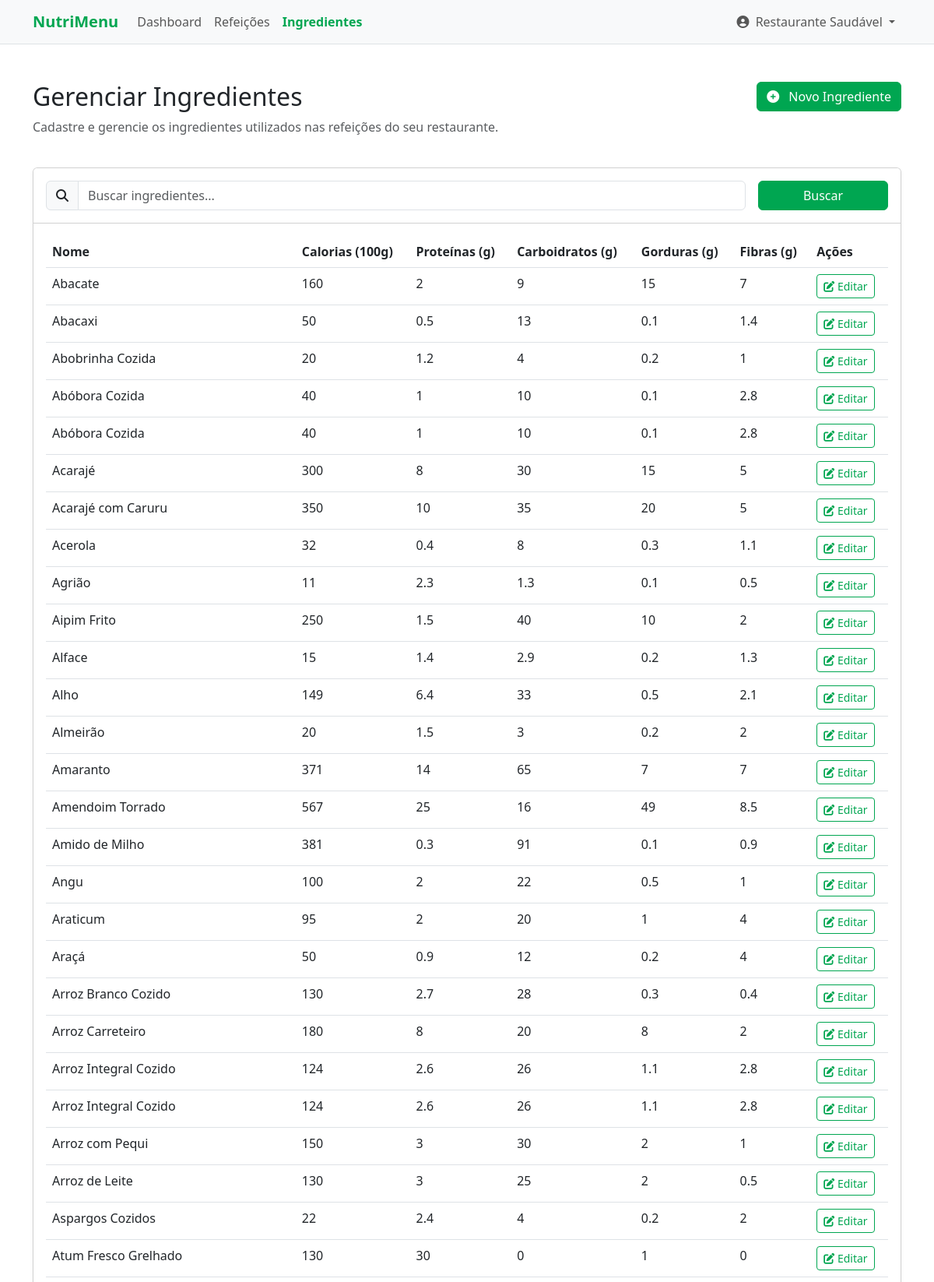
Page /restaurant/ingredients (signed in, upper part) on the committed database.
### tables this page shows
CREATE TABLE restaurant_profiles (
    id INTEGER PRIMARY KEY AUTOINCREMENT,
    user_id INTEGER NOT NULL,
    cnpj TEXT NOT NULL, -- Brazilian company ID
    address TEXT NOT NULL,
    phone TEXT NOT NULL,
    description TEXT,
    delivery_areas TEXT,
    created_at DATETIME DEFAULT CURRENT_TIMESTAMP,
    updated_at DATETIME DEFAULT CURRENT_TIMESTAMP,
    FOREIGN KEY (user_id) REFERENCES users(id) ON DELETE CASCADE
);

CREATE TABLE users (
    id INTEGER PRIMARY KEY AUTOINCREMENT,
    name TEXT NOT NULL,
    email TEXT NOT NULL UNIQUE,
    password TEXT NOT NULL,
    role TEXT NOT NULL DEFAULT 'user', -- 'admin', 'nutritionist', 'restaurant', 'user'
    created_at DATETIME DEFAULT CURRENT_TIMESTAMP,
    updated_at DATETIME DEFAULT CURRENT_TIMESTAMP
);

CREATE TABLE ingredients (
    id INTEGER PRIMARY KEY AUTOINCREMENT,
    name TEXT NOT NULL,
    calories REAL NOT NULL, -- per 100g
    protein REAL NOT NULL, -- in g per 100g
    carbs REAL NOT NULL, -- in g per 100g
    fat REAL NOT NULL, -- in g per 100g
    fiber REAL, -- in g per 100g
    created_at DATETIME DEFAULT CURRENT_TIMESTAMP,
    updated_at DATETIME DEFAULT CURRENT_TIMESTAMP
);

### src/controllers/RestaurantController.php (called while the page is built, shortened)
<?php
require_once __DIR__ . '/../models/Ingredient.php';
require_once __DIR__ . '/../utils/Auth.php';
class RestaurantController
{
    private $restaurantModel;
    private $ingredientModel;
    private $auth;
    public function __construct()
    {
        $this->restaurantModel = new RestaurantProfile();
        $this->ingredientModel = new Ingredient();
        $this->auth = Auth::getInstance();
    }
    public function ingredients()
    {
        $userId = $this->auth->getUserId();
        $restaurant = $this->restaurantModel->getByUserId($userId);
        $search = $_GET['search'] ?? '';
        $ingredients = $this->ingredientModel->getAll($search);
        view('restaurant/ingredients', [
            'restaurant' => $restaurant,
            'ingredients' => $ingredients,
            'search' => $search
        ]);
    }
}

### public/index.php (called while the page is built, shortened)
<?php
require_once __DIR__ . '/../src/init.php';
$controllerFiles = glob(__DIR__ . '/../src/controllers/*.php');
foreach ($controllerFiles as $controller) {
    require_once $controller;
}
$route = getCurrentRoute();
list($controller, $method) = explode('::', $routes[$route]);
$controller = new $controller();
$controller->$method();

### src/config/database.php (called while the page is built, shortened)
<?php
class Database {
    private static $instance = null;
    private $conn;
    private function __construct() {
        $dbPath = __DIR__ . '/../../database/nutrition.db';
        try {
            $this->conn = new SQLite3($dbPath);
            $this->conn->enableExceptions(true);
        } catch (Exception $e) {
            die("Database connection error: " . $e->getMessage());
        }
    }
    public static function getInstance() {
        if (self::$instance === null) {
            self::$instance = new self();
        }
        return self::$instance;
    }
    public function query($sql, $params = []) {
        try {
            $stmt = $this->conn->prepare($sql);
            if (!empty($params)) {
                foreach ($params as $param => $value) {
                    if (is_int($value)) {
                        $stmt->bindValue($param, $value, SQLITE3_INTEGER);
                    } else if (is_float($value)) {
                        $stmt->bindValue($param, $value, SQLITE3_FLOAT);
                    } else if (is_null($value)) {
                        $stmt->bindValue($param, null, SQLITE3_NULL);
                    } else {
                        $stmt->bindValue($param, $value, SQLITE3_TEXT);
                    }
                }
            }
            $result = $stmt->execute();
            return $result;
        } catch (Exception $e) {
            die("Query execution error: " . $e->getMessage());
        }
    }
    public function fetchAll($sql, $params = []) {
        $result = $this->query($sql, $params);
        $rows = [];
        while ($row = $result->fetchArray(SQLITE3_ASSOC)) {
            $rows[] = $row;
        }
        return $rows;
    }
    public function fetchOne($sql, $params = []) {
        $result = $this->query($sql, $params);
        return $result->fetchArray(SQLITE3_ASSOC);
    }
}

### src/models/Ingredient.php (called while the page is built, shortened)
<?php
require_once __DIR__ . '/../config/database.php';
class Ingredient {
    private $db;
    public function __construct() {
        $this->db = Database::getInstance();
    }
    public function getAll($search = null) {
        $sql = "SELECT * FROM ingredients";
        $params = [];
        $sql .= " ORDER BY name ASC";
        return $this->db->fetchAll($sql, $params);
    }
}

### src/utils/Auth.php (called while the page is built, shortened)
<?php
class Auth {
    private static $instance = null;
    public static function getInstance() {
        if (self::$instance === null) {
            self::$instance = new self();
        }
        return self::$instance;
    }
    public function isLoggedIn() {
        return isset($_SESSION['logged_in']) && $_SESSION['logged_in'] === true;
    }
    public function getUser() {
        return [
            'id' => $_SESSION['user_id'],
            'name' => $_SESSION['user_name'],
            'email' => $_SESSION['user_email'],
            'role' => $_SESSION['user_role']
        ];
    }
}

### src/models/RestaurantProfile.php (called while the page is built, shortened)
<?php
require_once __DIR__ . '/../config/database.php';
class RestaurantProfile {
    private $db;
    public function __construct() {
        $this->db = Database::getInstance();
    }
    public function getByUserId($userId) {
        $sql = "SELECT rp.*, u.name, u.email
                FROM restaurant_profiles rp
                JOIN users u ON rp.user_id = u.id
                WHERE rp.user_id = :user_id";
        return $this->db->fetchOne($sql, [':user_id' => $userId]);
    }
}

### src/views/restaurant/ingredients.php (the view, shortened to what this page needs)
<div class="container my-5">
    <div class="row mb-4">
        <div class="col-md-8">
            <h2>Gerenciar Ingredientes</h2>
            <p class="text-muted">Cadastre e gerencie os ingredientes utilizados nas refeições do seu restaurante.</p>
        </div>
        <div class="col-md-4 text-md-end">
            <a href="/restaurant/ingredients/create" class="btn btn-primary">
                <i class="fas fa-plus-circle me-2"></i> Novo Ingrediente
            </a>
        </div>
    </div>
    <div class="row">
        <div class="col-12">
            <div class="card shadow-sm">
                <div class="card-header bg-white py-3">
                    <form class="row g-3" method="GET" action="/restaurant/ingredients">
                        <div class="col-md-10">
                            <div class="input-group">
                                <span class="input-group-text"><i class="fas fa-search"></i></span>
                                <input type="text" class="form-control" name="search" value="<?= $search ?? '' ?>" placeholder="Buscar ingredientes...">
                            </div>
                        </div>
                        <div class="col-md-2">
                            <button type="submit" class="btn btn-primary w-100">Buscar</button>
                        </div>
                    </form>
                </div>
                <div class="card-body">
                    <?php if (empty($ingredients)): ?>
                        <div class="text-center py-5">
                            <i class="fas fa-carrot fa-3x text-muted mb-3"></i>
                            <h5>Nenhum ingrediente encontrado</h5>
                            <p class="text-muted">Comece adicionando ingredientes para criar suas refeições.</p>
                            <a href="/restaurant/ingredients/create" class="btn btn-primary mt-2">
                                <i class="fas fa-plus-circle me-2"></i> Novo Ingrediente
                            </a>
                        </div>
                    <?php else: ?>
                        <div class="table-responsive">
                            <table class="table table-hover">
                                <thead>
                                    <tr>
                                        <th>Nome</th>
                                        <th>Calorias (100g)</th>
                                        <th>Proteínas (g)</th>
                                        <th>Carboidratos (g)</th>
                                        <th>Gorduras (g)</th>
                                        <th>Fibras (g)</th>
                                        <th>Ações</th>
                                    </tr>
                                </thead>
                                <tbody>
                                    <?php foreach ($ingredients as $ingredient): ?>
                                        <tr>
                                            <td><?= $ingredient['name'] ?></td>
                                            <td><?= $ingredient['calories'] ?></td>
                                            <td><?= $ingredient['protein'] ?></td>
                                            <td><?= $ingredient['carbs'] ?></td>
                                            <td><?= $ingredient['fat'] ?></td>
                                            <td><?= $ingredient['fiber'] !== null ? $ingredient['fiber'] : '-' ?></td>
                                            <td>
                                                <a href="/restaurant/ingredients/edit?id=<?= $ingredient['id'] ?>" class="btn btn-sm btn-outline-primary">
                                                    <i class="fas fa-edit"></i> Editar
                                                </a>
                                            </td>
                                        </tr>
                                    <?php endforeach; ?>
                                </tbody>
                            </table>
                        </div>
                    <?php endif; ?>
                </div>
            </div>
        </div>
    </div>
</div>

### src/views/layouts/main.php (shortened to what this page needs)
<!DOCTYPE html>
<html lang="pt-BR">
<head>
    <link href="https://cdn.jsdelivr.net/npm/bootstrap@5.3.0/dist/css/bootstrap.min.css" rel="stylesheet">
    <link rel="stylesheet" href="https://cdnjs.cloudflare.com/ajax/libs/font-awesome/6.4.0/css/all.min.css">
    <link rel="stylesheet" href="/css/styles.css">
</head>
<body>
    <nav class="navbar navbar-expand-lg navbar-light bg-light border-bottom">
        <div class="container">
            <a class="navbar-brand" href="/"><?= APP_NAME ?></a>
            <div class="collapse navbar-collapse" id="navbarNav">
                <?php if (isset($currentUser)): ?>
                    <?php if ($currentUser['role'] === 'user'): ?>
                        <ul class="navbar-nav">
                            <li class="nav-item">
                                <a class="nav-link <?= getCurrentRoute() === '/dashboard' ? 'active' : '' ?>" href="/dashboard">
                                    Dashboard
                                </a>
                            </li>
                            <li class="nav-item">
                                <a class="nav-link <?= getCurrentRoute() === '/diets' ? 'active' : '' ?>" href="/diets">
                                    Minhas Dietas
                                </a>
                            </li>
                            <li class="nav-item">
                                <a class="nav-link <?= getCurrentRoute() === '/nutritionists' ? 'active' : '' ?>" href="/nutritionists">
                                    Nutricionistas
                                </a>
                            </li>
                            <li class="nav-item">
                                <a class="nav-link <?= getCurrentRoute() === '/chats' ? 'active' : '' ?>" href="/chats">
                                    Conversas
                                </a>
                            </li>
                        </ul>
                    <?php elseif ($currentUser['role'] === 'restaurant'): ?>
                        <ul class="navbar-nav">
                            <li class="nav-item">
                                <a class="nav-link <?= getCurrentRoute() === '/restaurant/dashboard' ? 'active' : '' ?>" href="/restaurant/dashboard">
                                    Dashboard
                                </a>
                            </li>
                            <li class="nav-item">
                                <a class="nav-link <?= getCurrentRoute() === '/restaurant/meals' ? 'active' : '' ?>" href="/restaurant/meals">
                                    Refeições
                                </a>
                            </li>
                            <li class="nav-item">
                                <a class="nav-link <?= getCurrentRoute() === '/restaurant/ingredients' ? 'active' : '' ?>" href="/restaurant/ingredients">
                                    Ingredientes
                                </a>
                            </li>
                        </ul>
                    <?php endif; ?>
                    <ul class="navbar-nav ms-auto">
                        <li class="nav-item dropdown">
                            <a class="nav-link dropdown-toggle" href="#" id="userDropdown" role="button" data-bs-toggle="dropdown">
                                <i class="fas fa-user-circle me-1"></i> <?= $currentUser['name'] ?>
                            </a>
                        </li>
                    </ul>
                <?php endif; ?>
            </div>
        </div>
    </nav>
    <div class="main-content">
        <?= $content ?>
    </div>
</body>
</html>

### public/css/styles.css (style rules this page uses)
:root { --primary-color: #00a651; --secondary-color: #007bff; --dark-color: #343a40; --light-color: #f8f9fa; }
body { font-family: 'Segoe UI', Tahoma, Geneva, Verdana, sans-serif; min-height: 100vh; display: flex; flex-direction: column; }
.navbar-brand { font-weight: bold; color: var(--primary-color) !important; }
.btn-primary { background-color: var(--primary-color); border-color: var(--primary-color); }
.btn-outline-primary { color: var(--primary-color); border-color: var(--primary-color); }
.nav-link.active { color: var(--primary-color) !important; font-weight: bold; }
.main-content { flex: 1; }

### rows in the picture
restaurant_profiles: user.name "Restaurante Saudável"
ingredients: name "Abacate", calories "160", protein "2", carbs "9", fat "15", fiber "7"
ingredients: name "Abacaxi", calories "50", protein "0.5", carbs "13", fat "0.1", fiber "1.4"
ingredients: name "Abobrinha Cozida", calories "20", protein "1.2", carbs "4", fat "0.2", fiber "1"
ingredients: name "Abóbora Cozida", calories "40", protein "1", carbs "10", fat "0.1", fiber "2.8"
ingredients: name "Abóbora Cozida", calories "40", protein "1", carbs "10", fat "0.1", fiber "2.8"
ingredients: name "Acarajé", calories "300", protein "8", carbs "30", fat "15", fiber "5"
ingredients: name "Acarajé com Caruru", calories "350", protein "10", carbs "35", fat "20", fiber "5"
ingredients: name "Acerola", calories "32", protein "0.4", carbs "8", fat "0.3", fiber "1.1"
ingredients: name "Agrião", calories "11", protein "2.3", carbs "1.3", fat "0.1", fiber "0.5"
ingredients: name "Aipim Frito", calories "250", protein "1.5", carbs "40", fat "10", fiber "2"
ingredients: name "Alface", calories "15", protein "1.4", carbs "2.9", fat "0.2", fiber "1.3"
ingredients: name "Alho", calories "149", protein "6.4", carbs "33", fat "0.5", fiber "2.1"
ingredients: name "Almeirão", calories "20", protein "1.5", carbs "3", fat "0.2", fiber "2"
ingredients: name "Amaranto", calories "371", protein "14", carbs "65", fat "7", fiber "7"
ingredients: name "Amendoim Torrado", calories "567", protein "25", carbs "16", fat "49", fiber "8.5"
ingredients: name "Amido de Milho", calories "381", protein "0.3", carbs "91", fat "0.1", fiber "0.9"
ingredients: name "Angu", calories "100", protein "2", carbs "22", fat "0.5", fiber "1"
ingredients: name "Araticum", calories "95", protein "2", carbs "20", fat "1", fiber "4"
ingredients: name "Araçá", calories "50", protein "0.9", carbs "12", fat "0.2", fiber "4"
ingredients: name "Arroz Branco Cozido", calories "130", protein "2.7", carbs "28", fat "0.3", fiber "0.4"
ingredients: name "Arroz Carreteiro", calories "180", protein "8", carbs "20", fat "8", fiber "2"
ingredients: name "Arroz Integral Cozido", calories "124", protein "2.6", carbs "26", fat "1.1", fiber "2.8"
ingredients: name "Arroz Integral Cozido", calories "124", protein "2.6", carbs "26", fat "1.1", fiber "2.8"
ingredients: name "Arroz com Pequi", calories "150", protein "3", carbs "30", fat "2", fiber "1"
ingredients: name "Arroz de Leite", calories "130", protein "3", carbs "25", fat "2", fiber "0.5"
ingredients: name "Aspargos Cozidos", calories "22", protein "2.4", carbs "4", fat "0.2", fiber "2"
ingredients: name "Atum Fresco Grelhado", calories "130", protein "30", carbs "0", fat "1", fiber "0"

### other values in the picture
APP_NAME "NutriMenu"
